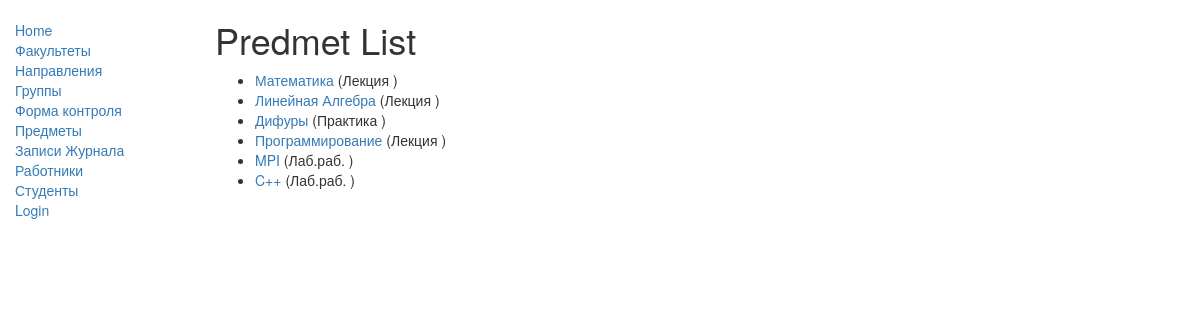
Screenshot of /catalog/predmets/ with the database file from the repository.
### catalog/models.py (models this page shows, shortened)
class Predmet(models.Model):
    id = models.AutoField(primary_key=True)
    name_predmeta = models.CharField(max_length=70,help_text="Введите название предмета")
    id_forma_kontrol9 = models.ForeignKey('Forma_kontrol9', on_delete=models.PROTECT, null=False) #PROTECT (Вид занятия нельзя будет удалить пока он привязан к какой-то таблице)
    def get_absolute_url(self):
        return reverse('predmet-detail', args=[str(self.id)])

class Forma_kontrol9(models.Model):
    id = models.AutoField(primary_key=True)
    vid_formi = models.CharField(max_length=50, help_text="Введите вид занятия (Например лекция, практическое занятие, лабараторное) ")
    def __str__(self):
        return '%s ' % (self.vid_formi)

### catalog/views.py (the view)
class PredmetListView(generic.ListView):
    model = Predmet

### catalog/templates/catalog/predmet_list.html (shortened to what this page needs)
{% extends "base_generic.html" %}
{% block content %}
    <h1>Predmet List</h1>
    {% if predmet_list %}
    <ul>
      {% for predmet in predmet_list %}
      <li>
        <a href="{{ predmet.get_absolute_url }}">{{ predmet.name_predmeta }}</a> ({{predmet.id_forma_kontrol9}})
      </li>
      {% endfor %}
    </ul>
    {% else %}
      <p>There are no predmets in the library.</p>
    {% endif %}
{% endblock %}

### catalog/templates/base_generic.html (shortened to what this page needs)
<!DOCTYPE html>
<html lang="en">
<head>
  <link rel="stylesheet" href="https://maxcdn.bootstrapcdn.com/bootstrap/3.3.7/css/bootstrap.min.css">
  {% load static %}
  <link rel="stylesheet" href="{% static 'css/styles.css' %}">
</head>
<body>
  <div class="container-fluid">
    <div class="row">
      <div class="col-sm-2">
      {% block sidebar %}
      <ul class="sidebar-nav">
        <li><a href="{% url 'index' %}">Home</a></li>
        <li><a href="{% url 'facultets' %}">Факультеты</a></li>
        <li><a href="{% url 'napravlenies' %}">Направления</a></li>
        <li><a href="{% url 'groups' %}">Группы</a></li>
        <li><a href="{% url 'forma_kontrol9s' %}">Форма контроля</a></li>
        <li><a href="{% url 'predmets' %}">Предметы</a></li>
        <li><a href="{% url 'jurnals' %}">Записи Журнала</a></li>
        <li><a href="{% url 'rabotniks' %}">Работники</a></li>
        <li><a href="{% url 'studentis' %}">Студенты</a></li>
        {% if user.is_authenticated %}
          <li>User: {{ user.get_username }}</li>
          <li><a href="{% url 'logout'%}?next={{request.path}}">Logout</a></li>
        {% else %}
          <li><a href="{% url 'login'%}?next={{request.path}}">Login</a></li>
        {% endif %}
      </ul>
     {% endblock %}
      </div>
      <div class="col-sm-10 ">
      {% block content %}{% endblock %}
      </div>
    </div>
  </div>
</body>
</html>

### catalog/static/css/styles.css (style rules this page uses)
.sidebar-nav { margin-top: 20px; padding: 0; list-style: none; }

### rows the page displays
Predmet: name_predmeta "Математика", id_forma_kontrol9 "Лекция"
Predmet: name_predmeta "Линейная Алгебра", id_forma_kontrol9 "Лекция"
Predmet: name_predmeta "Дифуры", id_forma_kontrol9 "Практика"
Predmet: name_predmeta "Программирование", id_forma_kontrol9 "Лекция"
Predmet: name_predmeta "MPI", id_forma_kontrol9 "Лаб.раб."
Predmet: name_predmeta "C++", id_forma_kontrol9 "Лаб.раб."
